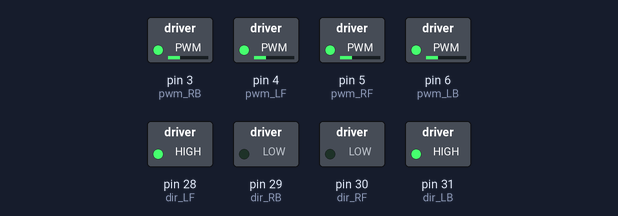
Simulated run of this sketch. Board: Arduino Mega 2560, built with avr-gcc and run on an emulated ATmega2560. Parts: switched loads named in the sketch (green lamp = pin HIGH).

Above: at 0.1 s.
Timing chart, 0 to 1.6 s (numbered marks = the images above):
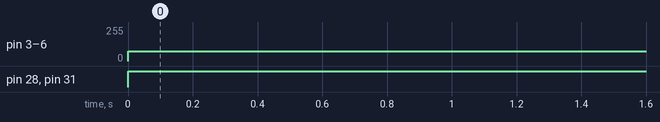

Measured:
- by itself, pin 3 (pwm_RB), pin 4 (pwm_LF), pin 5 (pwm_RF), pin 6 (pwm_LB): 0/255 → 75/255 at 0.00 s
- by itself, pin 28 (dir_LF), pin 31 (dir_LB): LOW → HIGH at 0.00 s

The sketch:

MDTest.ino
```cpp
#include "MotorDriver.h"
MotorDriver mdriver;

void setup() {
  Serial.begin(9600);
}

void loop() {

 mdriver.initMotors();
 mdriver.PivotL(1);
 //mdriver.SetR_Direction(1);
 //mdriver.SetL_Direction(1);
// mdriver.SetL_MPower(75);
 //mdriver.SetR_MPower(75);
 //delay(50);

}
```

MotorDriver.cpp
```cpp
//Set some pins
//Default direction
//Initiate(init)
//Init Motors, Pinne
//Set Directions - DIRx
//Get Direction - Read encoders? - Wait for now
//Set Power = PWMx
//Get power - Wait for now
//Make it a motor driver class
#include "Arduino.h"
#include "MotorDriver.h"

//Beginning at least of functions

void MotorDriver::initMotors(){   //Set up all pins for motors(initiate motors)
  //pinMode(PwmPinL, OUTPUT);
  //pinMode(PwmPinR, OUTPUT);
  pinMode(pwm_RF,OUTPUT);
  pinMode(pwm_LF,OUTPUT);
  pinMode(pwm_RB,OUTPUT);
  pinMode(pwm_LB,OUTPUT);
  pinMode(dir_RF,OUTPUT);
  pinMode(dir_LF,OUTPUT);
  pinMode(dir_RB,OUTPUT);
  pinMode(dir_LB,OUTPUT);
  /*                          Remove comments if we are using encoder in this class
  pinMode(encoder_RF, INPUT);
  pinMode(encoder_LF, INPUT);
  pinMode(encoder_RB, INPUT);
  pinMode(encoder_LB, INPUT);
  */
}
void MotorDriver::SetDirection(int Dir, int DirPin){ //Putting 1 or 0 into the direction pin of the specified motor
   digitalWrite(DirPin, Dir);
}

void MotorDriver::SetPower(int Pwm,int PwmPin){ //Set power to specified pin
 Pwm_Chkd = max(0,min(255,Pwm));        //Check to make sure power isn't above/below range
 analogWrite(PwmPin, Pwm_Chkd);              //Send checked power value to specified motor
}

void MotorDriver::SetR_MPower(int R_Pwm){ //Function to change power of right motors
  SetPower(R_Pwm,pwm_RF);                 //Use SetPower to control right side motor power
  SetPower(R_Pwm,pwm_RB);

}
void MotorDriver::SetR_Direction(int Dir){ //Function to set right motor direction
digitalWrite(dir_RF, Dir);
digitalWrite(dir_RB, Dir);
}
void MotorDriver::SetL_Direction(int Dir){ //Set left motor direction(set same direction as right, set to correct it)
digitalWrite(dir_LF, Dir);
digitalWrite(dir_LB, Dir);
}
void MotorDriver::SetL_MPower(int L_Pwm){ //Set left motor power
  SetPower(L_Pwm, pwm_LF);
  SetPower(L_Pwm, pwm_LB);
}
void MotorDriver::PivotL(int degree){
;
  SetR_Direction(0);
  SetL_Direction(HIGH);
  SetR_MPower(75);
  SetL_MPower(75);
  delay(50);
}
```

MotorDriver.h
```cpp
//Make sure nothing bad happens if inserted more than once
#ifndef MotorDriver_h
#define MotorDriver_h
//Define all motordriver and encoder pins
#define pwm_LF 4
#define pwm_LB 6
#define pwm_RF 5
#define pwm_RB 3
#define dir_RF 30
#define dir_RB 29
#define dir_LF 28
#define dir_LB 31
#define encoder_LF A6
#define encoder_RF A7
#define encoder_LB A2
#define encoder_RB A3
//Include arduino base library
#include "Arduino.h"
//WIP
class MotorDriver
{
  public:                                   //All Functions in MotorDriver Class
    void initMotors();
    void SetDirection(int Dir, int DirPin);
    void SetPower(int Pwm,int PwmPin);
    void SetR_MPower(int All_Pwm);
    void SetR_Direction(int Dir);
    void SetL_Direction(int Dir);
    void SetL_MPower(int L_Pwm);
    void PivotL(int degree);
    int Pwm_Chkd;

};

#endif
```
